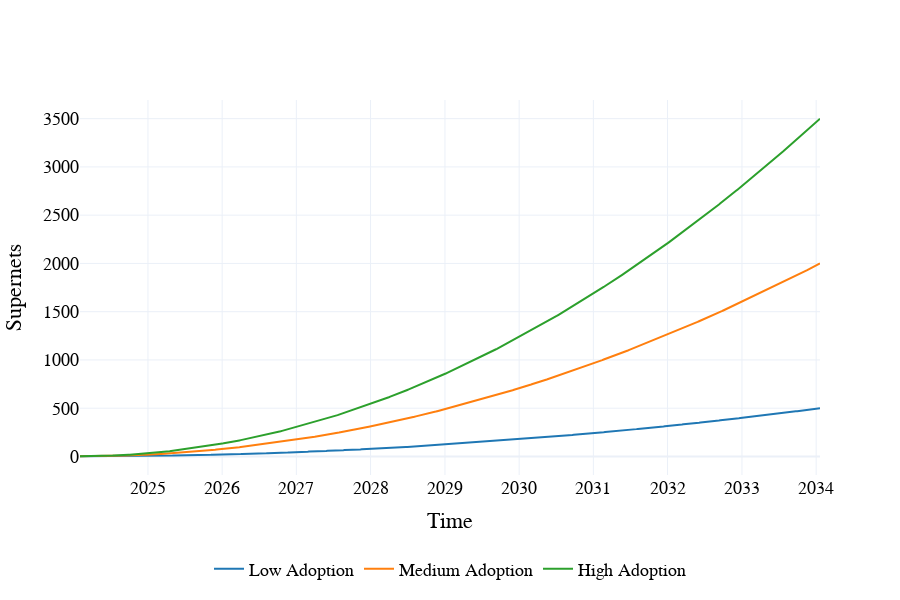

Notebook cell for this chart:
### Code cell
visualizations.plot_number_of_supernets_per_subset(df_1, scenario_names={
    0: "Low Adoption",
    1: "Medium Adoption",
    2: "High Adoption"
    })

### Figure 1 — Plotly figure (JSON) as saved in the notebook; plotly's stock layout.template omitted (floating-point values rounded to 4 significant figures; data arrays with more than 128 entries replaced by an {"elided": "..."} marker saying what was removed)
{"data": [{"line": {"color": "#1f77b4"}, "name": "Low Adoption", "type": "scatter", "x": {"elided": "521 str values"}, "y": {"elided": "521 int values"}}, {"line": {"color": "#ff7f0e"}, "name": "Medium Adoption", "type": "scatter", "x": {"elided": "521 str values"}, "y": {"elided": "521 int values"}}, {"line": {"color": "#2ca02c"}, "name": "High Adoption", "type": "scatter", "x": {"elided": "521 str values"}, "y": {"elided": "521 int values"}}], "layout": {"autosize": false, "font": {"color": "black", "family": "Arial", "size": 18}, "height": 600, "hovermode": "x unified", "legend": {"font": {"color": "black", "size": 18}, "orientation": "h", "x": 0.5, "xanchor": "center", "y": -0.3, "yanchor": "bottom"}, "paper_bgcolor": "rgba(255, 255, 255, 1)", "plot_bgcolor": "rgba(255, 255, 255, 1)", "width": 900, "xaxis": {"title": {"text": "Time"}}, "yaxis": {"title": {"text": "Supernets"}}}}
